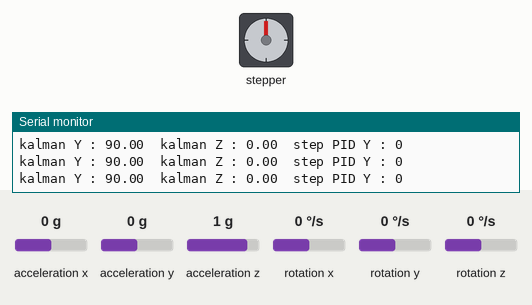
This sketch was run on a simulated ESP32. On the bench: stepper motor, the last lines printed to the serial monitor. Inputs (shaded band) come from the test bench; at power-on: acceleration x 0 g, acceleration y 0 g, acceleration z 1 g, rotation x 0 °/s, rotation y 0 °/s, rotation z 0 °/s. Stepper angles assume 3200 steps per turn.

Above: at 3.2 s.
3.3 s: acceleration x set to -0.8 g
At 4.93 s:
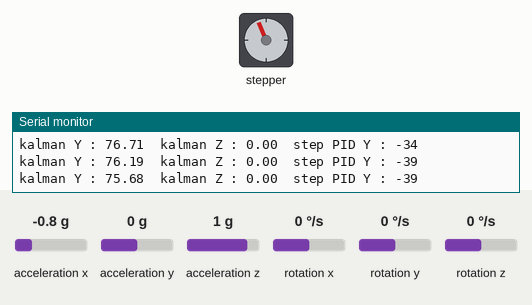
At 5.56 s:
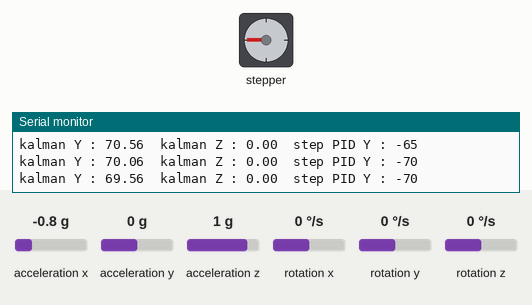
6.3 s: acceleration x set to 0.8 g
At 7.5 s:
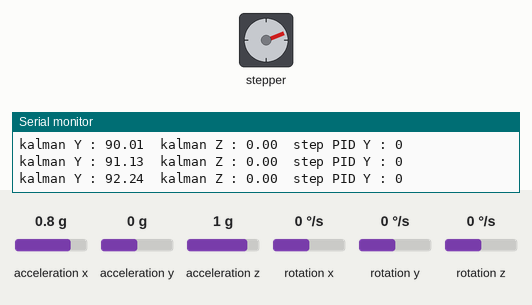
Timing chart, 0 to 9.3 s (numbered marks = the images above; inputs shaded):
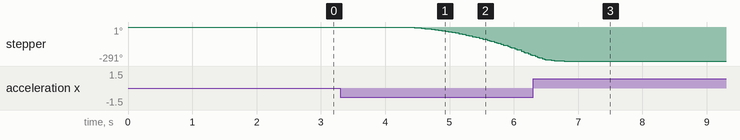

The sketch:

file.ino
```cpp
#include <Stepper.h>
#include <Ticker.h>
#include <PID_v1.h>
#include "Wire.h"
#include <MPU6050_light.h>
#include <Kalman.h>

void mpurun();
Stepper myStepperY(200*16, 19, 18);
Stepper myStepperX(200*16, 4, 2);
Ticker timer5(mpurun, 10, 0);
// Ticker timer2(printCounter, 1000, 0, MILLIS);


double Setpoint, Input, Output;
double SetpointX, InputX, OutputX;


MPU6050 mpu(Wire);
double Kp=5, Ki=0.1, Kd=1;
PID myPIDY(&Input, &Output, &Setpoint, Kp, Ki, Kd, DIRECT);
PID myPIDX(&InputX, &OutputX, &SetpointX, Kp, Ki, Kd, DIRECT);

Kalman kalmanY;
Kalman kalmanZ;
float kalman_Y;
float kalman_Z;
// float kalman;

long timer = 0;

float kalman(double Y){
  // Define the input and output range for the map function
const int inputValueMin = (Y > 0) ? 0 : -9000;
const int inputValueMax = (Y > 0) ? 9000 : 0;
const int outputValueMin = (Y > 0) ? 9000 : 18000;
const int outputValueMax = (Y > 0) ? 0 : 9000;

// Map the input value to the output range
float kalman = map(Y * 100, inputValueMin, inputValueMax, outputValueMin, outputValueMax);
return kalman / 100;
// Print the result
// Serial.println(kalman / 100);

}

void setup() {
  Serial.begin(9600);
  Wire.begin();

  byte status = mpu.begin();
  Serial.print(F("MPU6050 status: "));
  Serial.println(status);
  while(status!=0){ } // stop everything if could not connect to MPU6050

  Serial.println(F("Calculating offsets, do not move MPU6050"));
  delay(1000);
  mpu.calcOffsets(true,true); // gyro and accelero
  Serial.println("Done!\n");
  myStepperY.setSpeed(60);

  kalmanY.setAngle(0); //set 0 angle kalmanY
  kalmanZ.setAngle(0); //set 0 angle kalmanX


  timer5.start();

  Input = kalman_Y;
  Setpoint = 82.00;
  myPIDY.SetMode(AUTOMATIC);

}

void menu1(int choice){
  while (Serial.available()) {
          // Wait for input
        }
  // int choice = Serial.parseInt();

      switch (choice) {
        case 1:
          Serial.println("Tentukan sudut Y : ");
          // Perform action for Option 1
          while (!Serial.available()) {
           // Wait for input
          }
          Setpoint = Serial.parseFloat();
          break;
        case 2:
          Serial.println("Tampilan sudut saat ini");
          // Perform action for Option 2
          Serial.print("sudut saat ini : ");
          Serial.println(Setpoint);
          break;
        case 3:
          Serial.println("Kp");
          while (!Serial.available()) {
           // Wait for input
          }
          // Perform action for Option 3
          Kp = Serial.parseFloat();

          break;
        case 4:
          Serial.println("Ki");
          while (!Serial.available()) {
           // Wait for input
          }
          // Perform action for Option 3
          Ki = Serial.parseFloat();

          break;
        case 5:
          Serial.println("Kd");
          while (!Serial.available()) {
           // Wait for input
          }
          // Perform action for Option 3
          Kd = Serial.parseFloat();

          break;
        case 6:
          Serial.println("Reset MPU");
          // Perform action for Option 3
          resetmpu();
          break;
        case 7:
          Serial.println("Exiting the menu.");
          // Perform any necessary cleanup and exit the menu
          timer5.start();

          break;
        default:
          Serial.println("Invalid choice. Please enter a valid option.");
      }

}

void resetmpu(){
      Wire.begin();

      byte status = mpu.begin();
      Serial.print(F("MPU6050 status: "));
      Serial.println(status);
      while(status!=0){ } // stop everything if could not connect to MPU6050

      Serial.println(F("Calculating offsets, do not move MPU6050"));
      delay(1000);
      mpu.calcOffsets(true,true); // gyro and accelero
      Serial.println("Done!\n");
      kalmanY.setAngle(0); //set 0 angle kalmanY
      kalmanZ.setAngle(0); //set 0 angle kalmanX
}

void mpurun(){
    mpu.update();
    double Y = kalmanY.getAngle(mpu.getAngleY(), mpu.getAccAngleY() / 131.0, 0.01);

    // kalman_Y = map(kalman_Y * 100, 0, 9000, 9000, 0);
    kalman_Y = kalman(Y);
    Input = kalman_Y;
    myPIDY.Compute();
    Serial.print("kalman Y : ");
    Serial.print(kalman_Y);
    Serial.print("\tkalman Z : ");
    Serial.print(mpu.getAngleZ());
    Serial.print("\tstep PID Y : ");
    const int inputstepper = (kalman_Y > Setpoint) ? Output : -Output;
    // const int inputstepper = (kalman_Y > 0) ? -inputstepper : inputstepper;

    if(kalman_Y < 0){
      const int stepper = inputstepper * -1;
      Serial.println(stepper);
      myStepperY.step(stepper);
    }else{
      const int stepper = inputstepper;
      Serial.println(stepper);
      myStepperY.step(stepper);
    }


}

void loop() {

    timer5.update();
    if (Serial.available()) {
    timer5.stop();
    Serial.println("Menu:");
    Serial.println("1. set Seetpoint");
    Serial.println("2. see setpoint");
    Serial.println("3. reset MPU");
    Serial.println("4. KP");
    Serial.println("5. KI");
    Serial.println("6. KD");
    Serial.println("7. Exit");
    Serial.print("Enter the number of your choice: ");

    while (!Serial.available()) {
        // Wait for input
    }

    // Read the user's choice as a string
    String input = Serial.readStringUntil('\n');

    // Convert the string to an integer
    int choice = input.toInt();

    // Check if the input is a valid integer
    if (choice >= 1 && choice <= 7) {
        // Call the appropriate function based on the choice
        menu1(choice);
    } else {
        Serial.println("Invalid choice. Please enter a number between 1 and 4.");
        // timer5.start();

    }
}


    // kalman_Z = kalmanZ.getAngle(mpu.getAngleZ(), mpu.getAccZ() / 131.0, 0.01);
    // Serial.print(F("ANGLE     X: "));Serial.print(mpu.getAngleX());
    // Serial.print("\tY: ");Serial.print(mpu.getAngleY());
    // Serial.print("\tZ: ");Serial.println(mpu.getAngleZ());

    // Serial.print(F("ANGLE Kalman    X: "));Serial.print(Y);
    // Serial.print("\tY: ");Serial.print(kalman_Z);
    // Serial.print("\tZ: ");Serial.println(kalman_Z);
    // Serial.println(F("=====================================================\n"));
    // delay(100);

}
```
